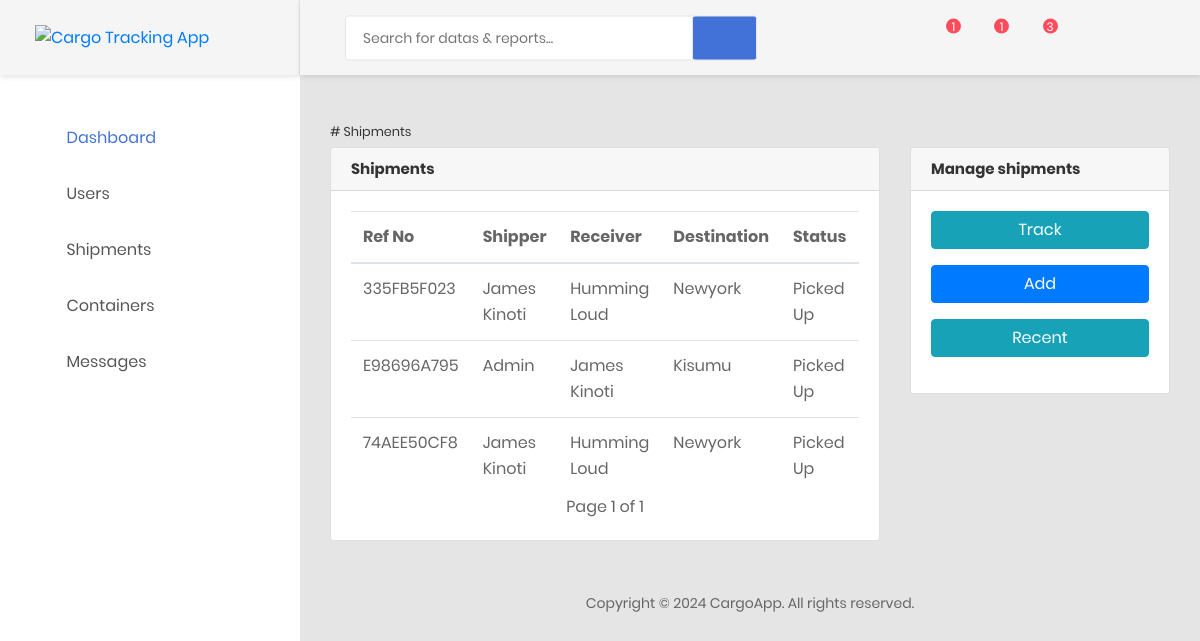
The app's page /control/shipments/, older data.
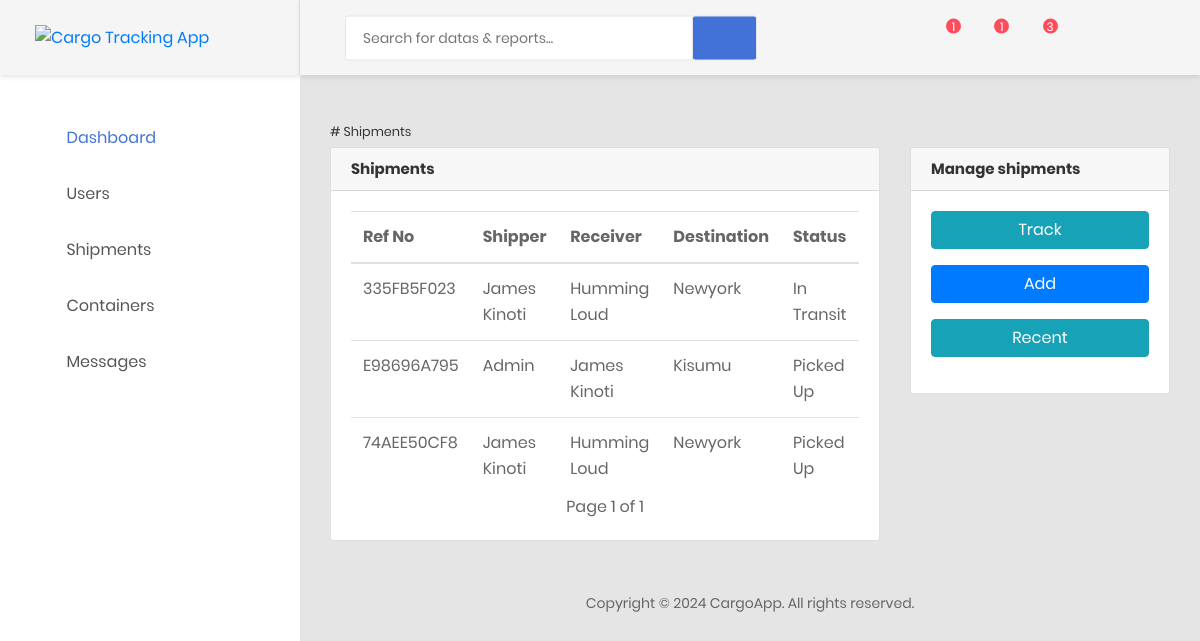
The same page, newer data.
### main/models.py (models this page shows, shortened)
class Shipment(models.Model):
    STATUS = [
        ('Picked Up', 'Picked Up'),
        ('Processing', 'Processing'),
        ('In Transit', 'In Transit'),
        ('On Hold', 'On Hold'),
        ('Delivered', 'Delivered')
    ]
    shipper = models.ForeignKey(Customer, on_delete=models.CASCADE, blank=True, related_name="shipper")
    receiver = models.ForeignKey(Customer, on_delete=models.CASCADE, blank=True, related_name='receiver')
    shipped_from = models.CharField(max_length=255, blank=True)
    shipped_to = models.CharField(max_length=255, blank=True)
    departure_date = models.DateTimeField(auto_now_add=True)
    arrival_date = models.DateTimeField(null=True, blank=True)
    reference_no = models.CharField(max_length=100, unique=True, blank=True, editable=False)
    status = models.CharField(max_length=50, choices=STATUS, default='Picked Up')
    has_tracking = models.BooleanField(default=False)  # New field

### accounts/models.py (models this page shows)
class CustomUser(AbstractUser):
    role =[
        ('Customer', 'customer'),
        ('Staff', 'staff'),
    ]
    username = None
    email = models.EmailField(unique=True)
    full_names = models.CharField(max_length=100, blank=True)
    user_type = models.CharField(max_length=20, choices=role, default='Customer')
    address = models.CharField(max_length=250, blank=True)
    location = models.CharField(max_length=100, blank=True)
    date_joined = models.DateField(auto_now_add=True)
    USERNAME_FIELD = 'email'
    REQUIRED_FIELDS = ['full_names', ]
    objects = CustomUserManager()
    def __str__(self):
        return self.full_names

### control/views.py (the view)
# urls.py: path('shipments/', views.ShipmentsListView.as_view(), name="shipments"),
class ShipmentsListView(ListView):
    context_object_name = 'shipments'
    model = Shipment
    template_name = 'shipments/shipments.html'
    paginate_by = 5

### control/templates/shipments/shipments.html (shortened to what this page needs)
{% extends '../dashboard.html' %}
{% block content %}
{% block items %}
<h3 class="fw-lighter small py-2"># Shipments</h3>
<div class="row">
    <div class="col-12 col-lg-8 mb-4 mb-lg-0">
        {% if shipments %}
        <div class="card">
            <h5 class="card-header">Shipments</h5>
            <div class="card-body">
                <div class="table-responsive">
                    <table class="table">
                        <thead>
                            <tr>
                                <th scope="col">Ref No</th>
                                <th scope="col">Shipper</th>
                                <th scope="col">Receiver</th>
                                <th scope="col">Destination</th>
                                <th scope="col">Status</th>
                            </tr>
                        </thead>
                        <tbody>
                            {% for shipment in shipments %}
                            <tr>
                                <td>{{shipment.reference_no}}</td>
                                <td>{{shipment.shipper}}</td>
                                <td>{{shipment.receiver}}</td>
                                <td>{{shipment.shipped_to}}</td>
                                <td>{{shipment.status}}</td>
                            </tr>
                            {% endfor %}
                        </tbody>
                    </table>
                </div>
                <div class='pagination justify-content-center'>
                    <span class='mx-4'>
                        Page {{ page_obj.number }} of {{ page_obj.paginator.num_pages }}
                    </span>
                </div>
            </div>
        </div>
        {% endif %}
    </div>
    {% endblock %}
    <div class="col">
        <div class="card mb-3">
            <h5 class="card-header">Manage shipments</h5>
            <div class="card-body">
                <a class="btn rounded btn-info mb-3 w-100" href="{% url 'shipments' %}">Track</a>
                <a class="btn rounded btn-primary mb-3 w-100" href="{% url 'add_shipment' %}">Add</a>
                <a class="btn rounded btn-info mb-3 w-100" href="{% url 'shipments' %}">Recent</a>
            </div>
        </div>
    </div>
</div>
{% endblock %}

Row changes from the older to the newer data that the page shows:
changed Shipment "335FB5F023": status "Picked Up" → "In Transit"
